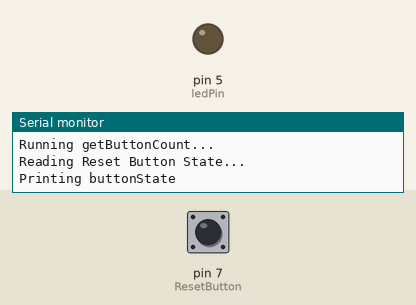
Recording of a sketch running on a simulated Arduino Uno, built with avr-gcc and run on an emulated ATmega328P. Shown: output pins drawn as LEDs (lit = HIGH), the last lines printed to the serial monitor. The test bench sets the inputs (shaded band); at power-on: pin 7 (ResetButton) LOW.

Above: at 1.2 s.
1.3 s: pin 7 (ResetButton) pulled HIGH for 1 s
At 2.04 s:
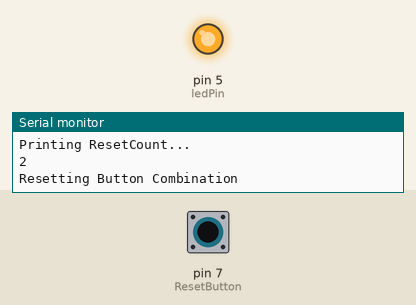
3.8 s: pin 7 (ResetButton) pulled HIGH for 1 s
7.8 s: pin 7 (ResetButton) pulled HIGH for 0.25 s
11.0 s: pin 7 (ResetButton) pulsed HIGH 5 times (0.12 s each, 0.3 s apart)
15.5 s: pin 7 (ResetButton) pulsed HIGH 2 times (0.12 s each, 0.3 s apart)
Timing chart, 0 to 18.5 s (numbered marks = the images above; inputs shaded):
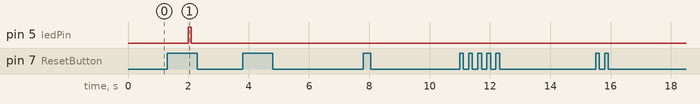

Measured:
- after the input at 1.3 s, pin 5 (ledPin): LOW → HIGH after 0.70 s, → LOW 0.10 s later

The sketch:

test-reset.ino
```cpp
const int ResetButton = 7;
const int ledPin = 5;

int buttonCount = 0;

void setup () {
    Serial.begin (9600);
    pinMode (ledPin, OUTPUT);
    pinMode (ResetButton, INPUT);
}

void loop () {
    Serial.println("Running main loop...");

    // Checking for reset button being pressed
    int ResetCount = 0;
    int buttonCombination;
    Serial.println("Checking Reset Button Count...");
    ResetCount = getButtonCount();

    Serial.println("Printing ResetCount...");
    Serial.println(ResetCount);

    if (ResetCount == 2) {
        Serial.println("Resetting Button Combination");
        buttonCombination = 0;

        Serial.println("Lighting LED...");
        digitalWrite(ledPin, HIGH);

        delay (100);
        digitalWrite(ledPin, LOW);
        Serial.println("Calling resetCombination...");
        // resetCombination();
    } else {
        Serial.println("Dimming LED...");
        digitalWrite(ledPin, LOW);
    }
}

int getButtonCount() {
     Serial.println("Running getButtonCount...");
     int buttonState;
     int lastButtonState = 0;

     Serial.println("Reading Reset Button State...");
     buttonState = digitalRead(ResetButton);

     Serial.println("Printing buttonState");
     Serial.println(buttonState);

     Serial.println("Checking Button State...");
     if (buttonState != lastButtonState) {
         if (buttonState == HIGH) {
            buttonCount++;
            Serial.println("No of button pushes:");
            Serial.println(buttonCount);
        }
        delay(200);
    }
    lastButtonState = buttonState;
    return buttonCount;
}
```
